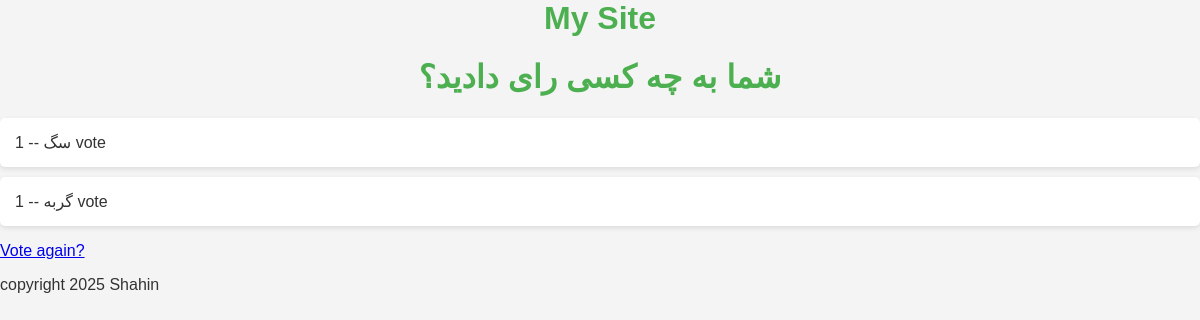
/polls/1/results/, run on an earlier commit of the app's database.
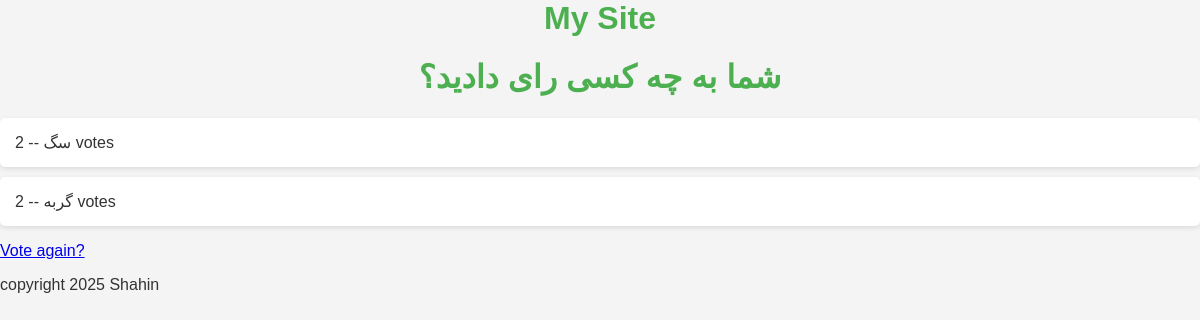
And on a later commit of the database.
### polls/models.py (models this page shows, shortened)
class Question(models.Model):
    question_text = models.CharField(max_length=200)
    pub_date = models.DateTimeField("date published")

class Choice(models.Model):
    question = models.ForeignKey(Question, on_delete=models.CASCADE)
    choice_text = models.CharField(max_length=200)
    votes = models.IntegerField(default=0)

### polls/views.py (the view)
# urls.py: path("<int:pk>/results/", views.ResultsView.as_view(), name="results"),
class ResultsView(generic.DetailView):
    model = Question
    template_name = "polls/results.html"

### polls/templates/polls/results.html
{% extends 'polls/main.html' %}
{% block content %}
    <h1>{{ question.question_text }}</h1>
    <ul>
    {% for choice in question.choice_set.all %}
        <li>{{ choice.choice_text }} -- {{ choice.votes }} vote{{ choice.votes|pluralize }}</li>
    {% endfor %}
    </ul>
    <a href="{% url 'polls:detail' question.id %}">Vote again?</a>
{% endblock %}

### polls/templates/polls/main.html
{% load static %}
<html>
    <head>
        <link rel="stylesheet" href="{% static 'polls/style.css' %}">
    </head>
    <body>
        <h1> My Site</h1>
        {% block content %}
        {% endblock %}
        <p>copyright 2025 Shahin</p>
    </body>
</html>

### polls/static/polls/style.css (style rules this page uses)
body { font-family: Arial, sans-serif; margin: 0; padding: 0; background-color: #f4f4f4; color: #333; }
h1 { color: #4CAF50; text-align: center; }
ul { list-style-type: none; padding: 0; }
li { background: #fff; margin: 10px 0; padding: 15px; border-radius: 5px; box-shadow: 0 2px 5px rgba(0, 0, 0, 0.1); }

What changed in the data, as far as the page shows it:
changed Choice "سگ": votes "1" → "2"
changed Choice "گربه": votes "1" → "2"
